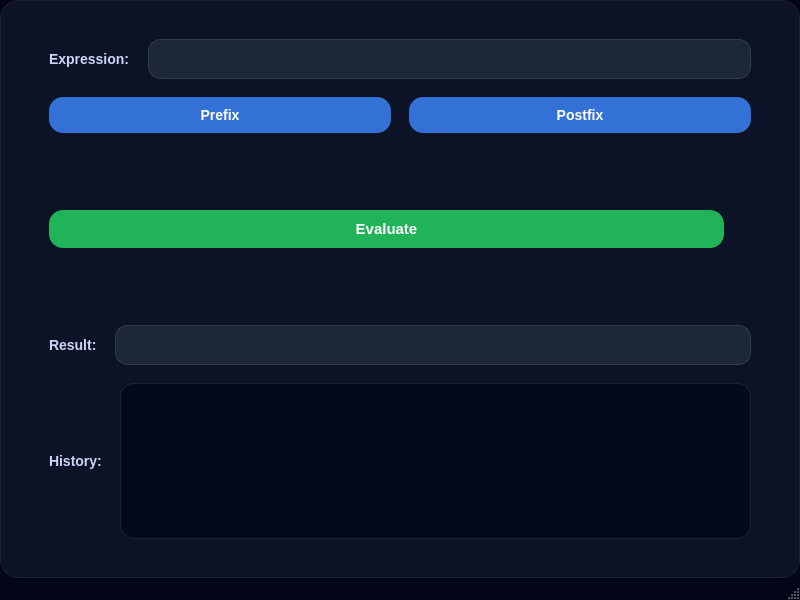
<?xml version="1.0" encoding="UTF-8"?>
<ui version="4.0">
 <class>MainWindow</class>
 <widget class="QMainWindow" name="MainWindow">
  <property name="geometry">
   <rect>
    <x>0</x>
    <y>0</y>
    <width>800</width>
    <height>600</height>
   </rect>
  </property>
  <property name="font">
   <font>
    <family>Segoe UI</family>
    <bold>true</bold>
   </font>
  </property>
  <property name="cursor">
   <cursorShape>PointingHandCursor</cursorShape>
  </property>
  <property name="tabletTracking">
   <bool>false</bool>
  </property>
  <property name="windowTitle">
   <string>MainWindow</string>
  </property>
  <property name="windowOpacity">
   <double>1.000000000000000</double>
  </property>
  <property name="styleSheet">
   <string notr="true">/* =====================================================
   MAIN WINDOW
===================================================== */
QMainWindow {
    background-color: #020617;
    color: #E5E7EB;
    font-family: &quot;Segoe UI&quot;, &quot;Inter&quot;, sans-serif;
}

/* =====================================================
   LABELS
===================================================== */
QLabel {
    color: #CBD5F5;
    font-size: 14px;
    font-weight: 500;
}

/* =====================================================
   INPUT &amp; RESULT LINE EDITS
===================================================== */
QLineEdit {
    background-color: #1E293B;
    color: #E5E7EB;
    border: 1px solid #334155;
    border-radius: 10px;
    padding: 8px;
    font-size: 14px;
}

QLineEdit:focus {
    border: 1px solid #3B82F6;
}

/* =====================================================
   BUTTONS (POSTFIX / PREFIX)
===================================================== */
QPushButton {
    background-color: #3B82F6;
    color: white;
    border-radius: 10px;
    padding: 10px;
    font-size: 14px;
    font-weight: bold;
}

QPushButton:hover {
    background-color: #2563EB;
}

QPushButton:pressed {
    background-color: #1D4ED8;
}

/* =====================================================
   EVALUATE BUTTON (GREEN)
   objectName = btnEvaluate
===================================================== */
QPushButton#btnEvaluate {
    background-color: #22C55E;
}

QPushButton#btnEvaluate:hover {
    background-color: #16A34A;
}

/* =====================================================
   HISTORY LIST (QListWidget)
===================================================== */
QListWidget {
    background-color: #020617;
    border: 1px solid #334155;
    border-radius: 12px;
    padding: 6px;
    color: #E5E7EB;
}

QListWidget::item {
    padding: 8px;
    border-radius: 6px;
}

QListWidget::item:selected {
    background-color: #1E293B;
}

/* =====================================================
   SCROLL BAR (MODERN)
===================================================== */
QScrollBar:vertical {
    background: #020617;
    width: 10px;
    margin: 0px;
}

QScrollBar::handle:vertical {
    background: #334155;
    border-radius: 5px;
}

QScrollBar::handle:vertical:hover {
    background: #475569;
}

/* =====================================================
   MESSAGE BOX
===================================================== */
QMessageBox {
    background-color: #020617;
    color: #E5E7EB;
}

QMessageBox QPushButton {
    background-color: #3B82F6;
    border-radius: 8px;
    padding: 6px;
}

</string>
  </property>
  <property name="animated">
   <bool>true</bool>
  </property>
  <property name="dockNestingEnabled">
   <bool>false</bool>
  </property>
  <widget class="QWidget" name="centralwidget">
   <property name="styleSheet">
    <string notr="true">/* ===============================
   MAIN WINDOW BACKGROUND
=============================== */
QMainWindow {
    background: qlineargradient(
        x1:0, y1:0, x2:1, y2:1,
        stop:0 #020617,
        stop:1 #020617
    );
}

/* ===============================
   CENTRAL GLASS CARD
=============================== */
QWidget#centralwidget {
    background: rgba(15, 23, 42, 0.78);   /* glass */
    border-radius: 18px;
    border: 1px solid rgba(255,255,255,0.08);
}

/* ===============================
   LABELS (Expression / Result / History)
=============================== */
QLabel {
    color: #CBD5F5;
    font-size: 14px;
    font-weight: 500;
}

/* ===============================
   INPUT &amp; RESULT LINE EDIT
=============================== */
QLineEdit {
    background: rgba(30, 41, 59, 0.9);
    color: #F8FAFC;
    border-radius: 12px;
    border: 1px solid rgba(255,255,255,0.12);
    padding: 10px;
    font-size: 14px;
}
QLineEdit:hover {
    border: 1px solid #3B82F6;
}
QLineEdit:focus {
    border: 1px solid #60A5FA;
    background: rgba(30, 41, 59, 1);
}

/* ===============================
   BUTTONS (Postfix / Prefix)
=============================== */
QPushButton {
    background: rgba(59, 130, 246, 0.85);
    color: white;
    border-radius: 14px;
    padding: 10px;
    font-size: 14px;
    font-weight: 600;
    border: none;
}
QPushButton:hover {
    background: rgba(59, 130, 246, 1);
}
QPushButton:pressed {
    background: rgba(37, 99, 235, 1);
}

/* ===============================
   EVALUATE BUTTON (PRIMARY CTA)
=============================== */
QPushButton#btnEvaluate {
    background: rgba(34, 197, 94, 0.9);
    font-size: 15px;
}
QPushButton#btnEvaluate:hover {
    background: rgba(22, 163, 74, 1);
}
QPushButton#btnEvaluate:pressed {
    background: rgba(21, 128, 61, 1);
}

/* ===============================
   HISTORY LIST (GLASS PANEL)
=============================== */
QListWidget {
    background: rgba(2, 6, 23, 0.75);
    border-radius: 14px;
    padding: 8px;
    color: #E5E7EB;
    border: 1px solid rgba(255,255,255,0.08);
}
QListWidget::item {
    padding: 6px;
    border-radius: 8px;
}
QListWidget::item:hover {
    background: rgba(59, 130, 246, 0.18);
}
QListWidget::item:selected {
    background: rgba(59, 130, 246, 0.30);
}

/* ===============================
   SCROLLBAR (MINIMAL)
=============================== */
QScrollBar:vertical {
    background: transparent;
    width: 6px;
}
QScrollBar::handle:vertical {
    background: rgba(148, 163, 184, 0.4);
    border-radius: 3px;
}
QScrollBar::handle:vertical:hover {
    background: rgba(148, 163, 184, 0.7);
}
</string>
   </property>
   <layout class="QVBoxLayout" name="verticalLayout_2">
    <item>
     <layout class="QVBoxLayout" name="verticalLayout" stretch="1,1,1,1,1">
      <property name="spacing">
       <number>18</number>
      </property>
      <property name="leftMargin">
       <number>40</number>
      </property>
      <property name="topMargin">
       <number>30</number>
      </property>
      <property name="rightMargin">
       <number>40</number>
      </property>
      <property name="bottomMargin">
       <number>30</number>
      </property>
      <item>
       <layout class="QHBoxLayout" name="horizontalLayout">
        <item>
         <widget class="QLabel" name="expressionLabel">
          <property name="sizePolicy">
           <sizepolicy hsizetype="Fixed" vsizetype="Fixed">
            <horstretch>0</horstretch>
            <verstretch>0</verstretch>
           </sizepolicy>
          </property>
          <property name="text">
           <string>Expression:</string>
          </property>
         </widget>
        </item>
        <item>
         <widget class="QLineEdit" name="lineEditExpression">
          <property name="sizePolicy">
           <sizepolicy hsizetype="Expanding" vsizetype="Fixed">
            <horstretch>1</horstretch>
            <verstretch>0</verstretch>
           </sizepolicy>
          </property>
          <property name="cursor">
           <cursorShape>BusyCursor</cursorShape>
          </property>
          <property name="text">
           <string/>
          </property>
         </widget>
        </item>
       </layout>
      </item>
      <item>
       <layout class="QHBoxLayout" name="horizontalLayout_2">
        <item>
         <widget class="QPushButton" name="btnConvertPrefix">
          <property name="sizePolicy">
           <sizepolicy hsizetype="Expanding" vsizetype="Fixed">
            <horstretch>1</horstretch>
            <verstretch>0</verstretch>
           </sizepolicy>
          </property>
          <property name="text">
           <string>Prefix</string>
          </property>
         </widget>
        </item>
        <item>
         <widget class="QPushButton" name="btnConvertPostfix">
          <property name="sizePolicy">
           <sizepolicy hsizetype="Expanding" vsizetype="Fixed">
            <horstretch>1</horstretch>
            <verstretch>0</verstretch>
           </sizepolicy>
          </property>
          <property name="text">
           <string>Postfix</string>
          </property>
         </widget>
        </item>
       </layout>
      </item>
      <item>
       <layout class="QHBoxLayout" name="horizontalLayout_3">
        <item>
         <widget class="QPushButton" name="btnEvaluate">
          <property name="sizePolicy">
           <sizepolicy hsizetype="Expanding" vsizetype="Fixed">
            <horstretch>2</horstretch>
            <verstretch>0</verstretch>
           </sizepolicy>
          </property>
          <property name="text">
           <string>Evaluate</string>
          </property>
         </widget>
        </item>
        <item>
         <widget class="QLabel" name="label">
          <property name="text">
           <string/>
          </property>
         </widget>
        </item>
       </layout>
      </item>
      <item>
       <layout class="QHBoxLayout" name="horizontalLayout_4">
        <item>
         <widget class="QLabel" name="resultLabel">
          <property name="sizePolicy">
           <sizepolicy hsizetype="Fixed" vsizetype="Fixed">
            <horstretch>0</horstretch>
            <verstretch>0</verstretch>
           </sizepolicy>
          </property>
          <property name="text">
           <string>Result:</string>
          </property>
         </widget>
        </item>
        <item>
         <widget class="QLineEdit" name="lineEditResult">
          <property name="sizePolicy">
           <sizepolicy hsizetype="Expanding" vsizetype="Fixed">
            <horstretch>1</horstretch>
            <verstretch>0</verstretch>
           </sizepolicy>
          </property>
          <property name="text">
           <string/>
          </property>
         </widget>
        </item>
       </layout>
      </item>
      <item>
       <layout class="QHBoxLayout" name="horizontalLayout_5">
        <item>
         <widget class="QLabel" name="history">
          <property name="sizePolicy">
           <sizepolicy hsizetype="Fixed" vsizetype="Fixed">
            <horstretch>0</horstretch>
            <verstretch>0</verstretch>
           </sizepolicy>
          </property>
          <property name="text">
           <string>History:</string>
          </property>
         </widget>
        </item>
        <item>
         <widget class="QListWidget" name="textEditHistory">
          <property name="sizePolicy">
           <sizepolicy hsizetype="Expanding" vsizetype="Expanding">
            <horstretch>1</horstretch>
            <verstretch>2</verstretch>
           </sizepolicy>
          </property>
         </widget>
        </item>
       </layout>
      </item>
     </layout>
    </item>
   </layout>
  </widget>
  <widget class="QMenuBar" name="menubar">
   <property name="geometry">
    <rect>
     <x>0</x>
     <y>0</y>
     <width>800</width>
     <height>17</height>
    </rect>
   </property>
  </widget>
  <widget class="QStatusBar" name="statusbar"/>
 </widget>
 <resources/>
 <connections/>
</ui>
